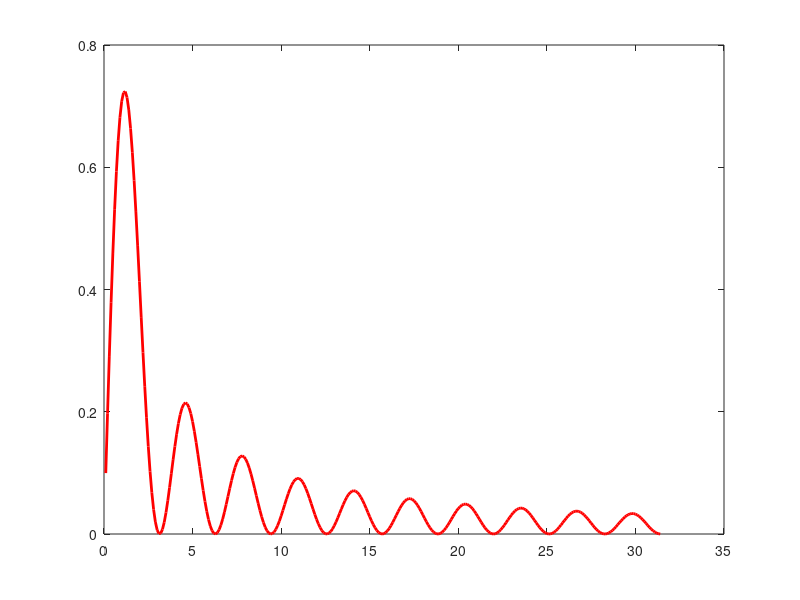

Write the MATLAB code that produced this figure. (Note: this script raises an error after producing the figure.)
clear all; close all; clc;
%w2problem9
x=0:0.1:(10*pi)
for idx=1:length(x)
    y(idx)=((sin(x(idx)))^2)/x(idx)
end 
plot(x,y,'r','linewidth',2)
axis([0,ifn,0,ifn])